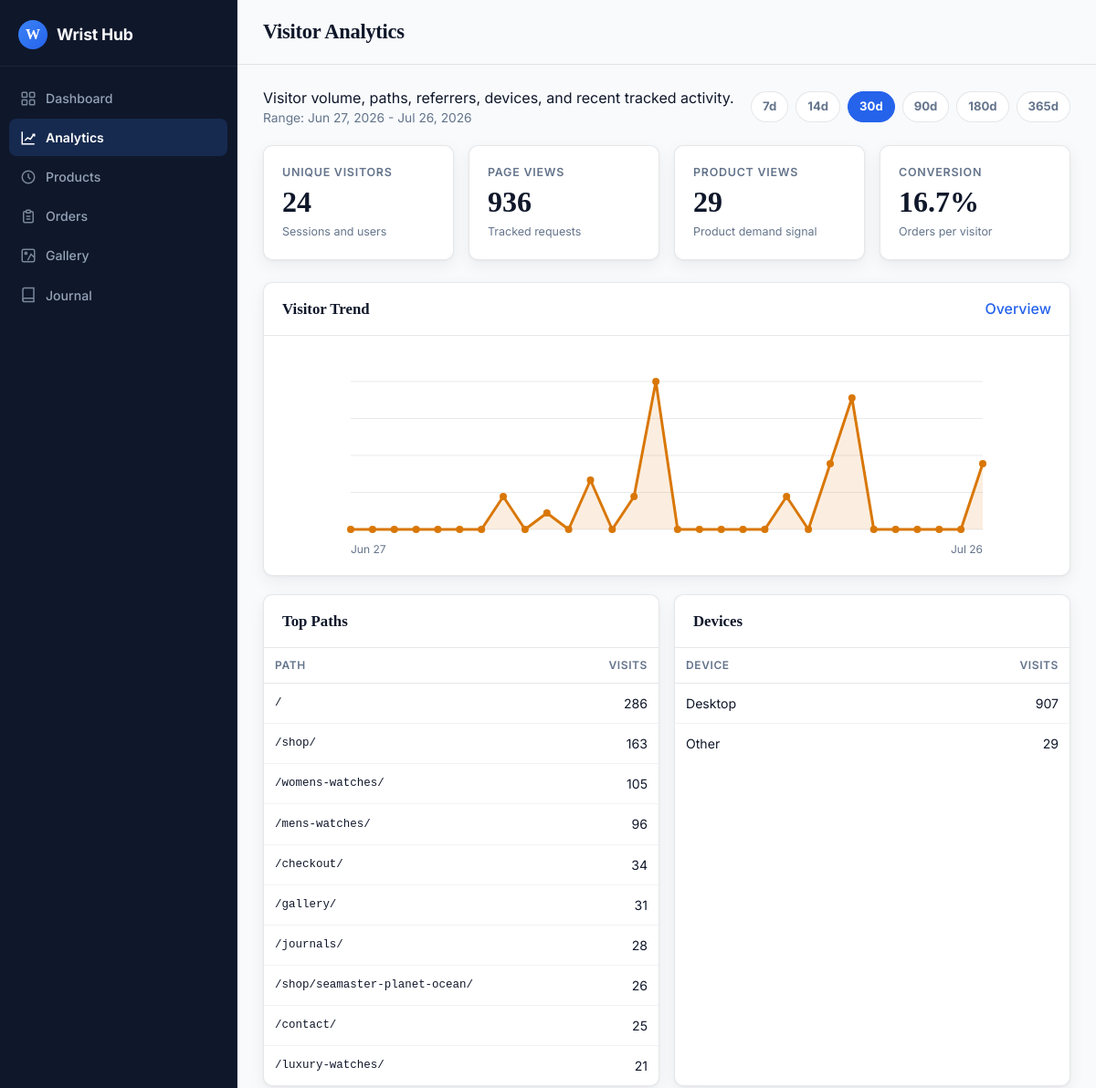
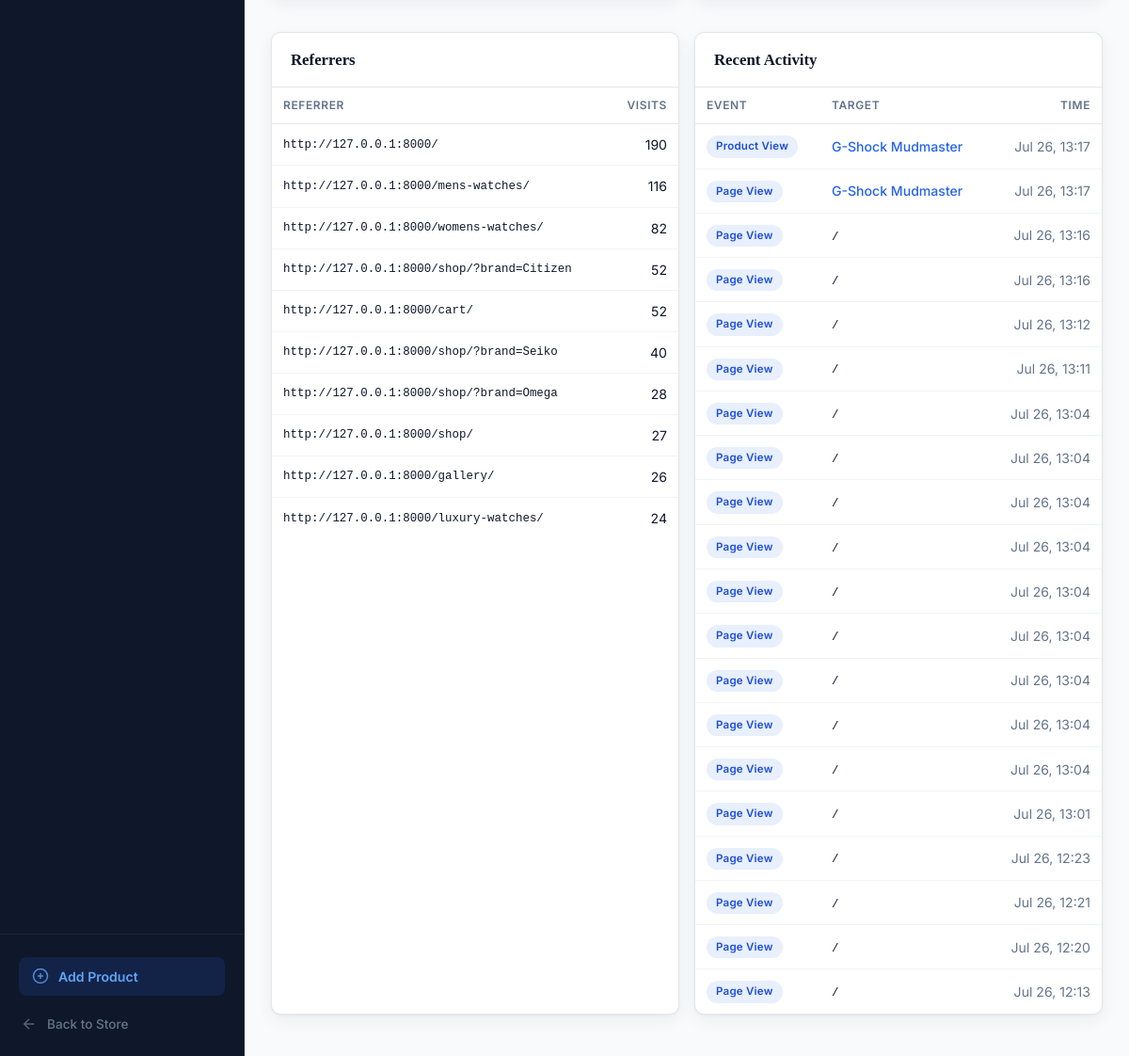
Screenshot of /panel/analytics/visitors/ with the database file from the repository (2 pictures, top to bottom).
### wshop/models.py (models this page shows, shortened)
class AnalyticsEvent(models.Model):
    EVENT_CHOICES = [
        ("page_view", "Page View"),
        ("product_view", "Product View"),
        ("cart_add", "Cart Add"),
        ("checkout_start", "Checkout Start"),
        ("order_placed", "Order Placed"),
    ]
    event_type = models.CharField(max_length=30, choices=EVENT_CHOICES, db_index=True)
    session_key = models.CharField(max_length=64, blank=True, db_index=True)
    user = models.ForeignKey(
        settings.AUTH_USER_MODEL,
        on_delete=models.SET_NULL,
        related_name="analytics_events",
        blank=True,
        null=True,
    )
    watch = models.ForeignKey(
        Watch,
        on_delete=models.SET_NULL,
        related_name="analytics_events",
        blank=True,
        null=True,
    )
    path = models.CharField(max_length=255, blank=True)
    referrer = models.CharField(max_length=512, blank=True)
    user_agent = models.CharField(max_length=255, blank=True)
    ip_address = models.GenericIPAddressField(blank=True, null=True)
    created_at = models.DateTimeField(auto_now_add=True, db_index=True)
    class Meta:
        ordering = ["-created_at"]
        indexes = [
            models.Index(fields=["event_type", "-created_at"]),
            models.Index(fields=["watch", "-created_at"]),
            models.Index(fields=["session_key", "-created_at"]),
        ]

class Watch(models.Model):
    MODEL_CHOICES = [
        ("classic", "Classic"),
        ("sport", "Sport"),
        ("luxury", "Luxury"),
        ("dress", "Dress"),
        ("diver", "Diver"),
        ("chronograph", "Chronograph"),
        ("vandross", "Vandross"),
    ]
    GENDER_CHOICES = [
        ("men", "Men"),
        ("women", "Women"),
        ("unisex", "Unisex"),
    ]
    MOVEMENT_CHOICES = [
        ("automatic", "Automatic"),
        ("quartz", "Quartz"),
        ("mechanical", "Mechanical"),
        ("solar", "Solar"),
        ("smart", "Smart"),
    ]
    STRAP_CHOICES = [
        ("leather", "Leather"),
        ("metal", "Metal"),
        ("rubber", "Rubber"),
        ("fabric", "Fabric"),
        ("ceramic", "Ceramic"),
    ]
    STRAP_COLOR_CHOICES = [
        ("silver", "Silver"),
        ("gold", "Gold"),
        ("rose_gold", "Rose Gold"),
        ("black", "Black"),
        ("brown", "Brown"),
        ("blue", "Blue"),
        ("white", "White"),
    ]
    name = models.CharField(max_length=160)
    slug = models.SlugField(max_length=180, unique=True)
    brand = models.ForeignKey(Brand, on_delete=models.PROTECT, related_name="watches")
    category = models.ForeignKey(
        Category,
        on_delete=models.PROTECT,
        related_name="watches",
    )
    model = models.CharField(max_length=30, choices=MODEL_CHOICES, default="classic")
    gender = models.CharField(max_length=10, choices=GENDER_CHOICES, default="unisex")
    movement = models.CharField(max_length=20, choices=MOVEMENT_CHOICES)
    strap_material = models.CharField(max_length=20, choices=STRAP_CHOICES)
    strap_color = models.CharField(
        max_length=20,
        choices=STRAP_COLOR_CHOICES,
        default="silver",
    )
    case_size_mm = models.PositiveSmallIntegerField()
    water_resistance_m = models.PositiveSmallIntegerField(default=0)
    price = models.DecimalField(
        max_digits=10,
        decimal_places=2,
        validators=[MinValueValidator(0)],
    )
    discount_price = models.DecimalField(
        max_digits=10,
        decimal_places=2,
        validators=[MinValueValidator(0)],
        blank=True,
        null=True,
    )
    sku = models.CharField(max_length=60, unique=True)
    featured = models.BooleanField(default=False)
    is_active = models.BooleanField(default=True)
    created_at = models.DateTimeField(auto_now_add=True)
    updated_at = models.DateTimeField(auto_now=True)
    class Meta:
        ordering = ["-created_at"]

### wshop/views_admin.py (the view)
# urls.py: path("panel/analytics/visitors/", views_admin.admin_analytics_visitors, name="panel-analytics-visitors"),
def admin_analytics_visitors(request):
    base = get_analytics_base_context(request)
    events = base["events"]
    visitor_series = []
    visitors_by_day = defaultdict(set)
    for event in events:
        visitors_by_day[event.created_at.date()].add(visitor_key(event))
    for day in daterange(base["start"], base["end"]):
        visitor_series.append({"label": day.strftime("%b %d"), "value": len(visitors_by_day.get(day, set()))})
    top_paths = (
        events.exclude(path="")
        .values("path")
        .annotate(visits=Count("id"))
        .order_by("-visits")[:10]
    )
    referrers = (
        events.exclude(referrer="")
        .values("referrer")
        .annotate(visits=Count("id"))
        .order_by("-visits")[:10]
    )
    device_counts = defaultdict(int)
    for event in events:
        device_counts[device_from_user_agent(event.user_agent)] += 1
    device_rows = sorted(
        [{"device": device, "visits": visits} for device, visits in device_counts.items()],
        key=lambda row: row["visits"],
        reverse=True,
    )
    recent_events = events.select_related("watch", "user").order_by("-created_at")[:20]
    context = {
        **base,
        "dashboard_title": "Visitor Analytics",
        "analytics_active": True,
        "visitor_chart": build_line_chart(visitor_series, "#d97706"),
        "top_paths": top_paths,
        "referrers": referrers,
        "device_rows": device_rows,
        "recent_events": recent_events,
    }
    return render(request, "panel/analytics_visitors.html", context)

### wshop/templates/panel/analytics_visitors.html (shortened to what this page needs)
{% extends "panel/base.html" %}
{% load admin_extras %}
{% block content %}
<div class="analytics-toolbar">
    <div>
        <p class="page-subtitle">Visitor volume, paths, referrers, devices, and recent tracked activity.</p>
        <p class="text-muted" style="font-size:0.86rem;">Range: {{ start|date:"M d, Y" }} - {{ end|date:"M d, Y" }}</p>
    </div>
    <form class="range-form">
        {% for option in range_options %}
            <a class="range-button{% if days == option %} is-active{% endif %}" href="?days={{ option }}">{{ option }}d</a>
        {% endfor %}
    </form>
</div>
<div class="stats-grid">
    <div class="stat-card">
        <span class="stat-label">Unique Visitors</span>
        <span class="stat-value">{{ visitors|intcomma }}</span>
        <span class="stat-change">Sessions and users</span>
    </div>
    <div class="stat-card">
        <span class="stat-label">Page Views</span>
        <span class="stat-value">{{ events.count|intcomma }}</span>
        <span class="stat-change">Tracked requests</span>
    </div>
    <div class="stat-card">
        <span class="stat-label">Product Views</span>
        <span class="stat-value">{{ product_events.count|intcomma }}</span>
        <span class="stat-change">Product demand signal</span>
    </div>
    <div class="stat-card">
        <span class="stat-label">Conversion</span>
        <span class="stat-value">{{ conversion_rate|floatformat:1 }}%</span>
        <span class="stat-change">Orders per visitor</span>
    </div>
</div>
<div class="card" style="margin-top:16px;">
    <div class="card-header">
        <span class="card-title">Visitor Trend</span>
        <a href="{% url 'panel-analytics' %}?days={{ days }}" class="link">Overview</a>
    </div>
    <div class="card-body">{{ visitor_chart|safe }}</div>
</div>
<div class="chart-grid">
    <div class="card">
        <div class="card-header">
            <span class="card-title">Top Paths</span>
        </div>
        <div class="table-wrap">
            <table>
                <thead>
                    <tr><th>Path</th><th class="text-right">Visits</th></tr>
                </thead>
                <tbody>
                    {% for row in top_paths %}
                        <tr>
                            <td class="font-mono">{{ row.path }}</td>
                            <td class="text-right">{{ row.visits|intcomma }}</td>
                        </tr>
                    {% empty %}
                        <tr><td colspan="2"><div class="empty-state">No path data yet.</div></td></tr>
                    {% endfor %}
                </tbody>
            </table>
        </div>
    </div>
    <div class="card">
        <div class="card-header">
            <span class="card-title">Devices</span>
        </div>
        <div class="table-wrap">
            <table>
                <thead>
                    <tr><th>Device</th><th class="text-right">Visits</th></tr>
                </thead>
                <tbody>
                    {% for row in device_rows %}
                        <tr>
                            <td>{{ row.device }}</td>
                            <td class="text-right">{{ row.visits|intcomma }}</td>
                        </tr>
                    {% empty %}
                        <tr><td colspan="2"><div class="empty-state">No device data yet.</div></td></tr>
                    {% endfor %}
                </tbody>
            </table>
        </div>
    </div>
</div>
<div class="split-grid">
    <div class="card">
        <div class="card-header">
            <span class="card-title">Referrers</span>
        </div>
        <div class="table-wrap">
            <table>
                <thead>
                    <tr><th>Referrer</th><th class="text-right">Visits</th></tr>
                </thead>
                <tbody>
                    {% for row in referrers %}
                        <tr>
                            <td class="font-mono">{{ row.referrer }}</td>
                            <td class="text-right">{{ row.visits|intcomma }}</td>
                        </tr>
                    {% empty %}
                        <tr><td colspan="2"><div class="empty-state">No referrer data yet.</div></td></tr>
                    {% endfor %}
                </tbody>
            </table>
        </div>
    </div>
    <div class="card">
        <div class="card-header">
            <span class="card-title">Recent Activity</span>
        </div>
        <div class="table-wrap">
            <table>
                <thead>
                    <tr><th>Event</th><th>Target</th><th class="text-right">Time</th></tr>
                </thead>
                <tbody>
                    {% for event in recent_events %}
                        <tr>
                            <td>
                                <span class="badge badge-info">{{ event.get_event_type_display }}</span>
                            </td>
                            <td>
                                {% if event.watch %}
                                    <a href="{% url 'panel-product-detail' slug=event.watch.slug %}" class="link">{{ event.watch.name }}</a>
                                {% elif event.path %}
                                    <span class="font-mono">{{ event.path }}</span>
                                {% else %}
                                    <span class="text-muted">Unknown</span>
                                {% endif %}
                            </td>
                            <td class="text-right text-muted">{{ event.created_at|date:"M d, H:i" }}</td>
                        </tr>
                    {% empty %}
                        <tr><td colspan="3"><div class="empty-state">No activity yet.</div></td></tr>
                    {% endfor %}
                </tbody>
            </table>
        </div>
    </div>
</div>
{% endblock %}

### rows the page displays
AnalyticsEvent: referrer "http://127.0.0.1:8000/mens-watches/", visits "116"
AnalyticsEvent: event_type "Product View", watch.name "G-Shock Mudmaster", created_at "Jul 26, 13:17"
AnalyticsEvent: event_type "Page View", watch.name "G-Shock Mudmaster", created_at "Jul 26, 13:17"
AnalyticsEvent: event_type "Page View", path "/", created_at "Jul 26, 13:16"
AnalyticsEvent: event_type "Page View", path "/", created_at "Jul 26, 13:16"
AnalyticsEvent: event_type "Page View", path "/", created_at "Jul 26, 13:12"
AnalyticsEvent: event_type "Page View", path "/", created_at "Jul 26, 13:11"
AnalyticsEvent: event_type "Page View", path "/", created_at "Jul 26, 13:04"
AnalyticsEvent: event_type "Page View", path "/", created_at "Jul 26, 13:04"
AnalyticsEvent: event_type "Page View", path "/", created_at "Jul 26, 13:04"
AnalyticsEvent: event_type "Page View", path "/", created_at "Jul 26, 13:04"
AnalyticsEvent: event_type "Page View", path "/", created_at "Jul 26, 13:04"
AnalyticsEvent: event_type "Page View", path "/", created_at "Jul 26, 13:04"
AnalyticsEvent: event_type "Page View", path "/", created_at "Jul 26, 13:04"
AnalyticsEvent: event_type "Page View", path "/", created_at "Jul 26, 13:04"
AnalyticsEvent: event_type "Page View", path "/", created_at "Jul 26, 13:04"
AnalyticsEvent: event_type "Page View", path "/", created_at "Jul 26, 13:01"
AnalyticsEvent: event_type "Page View", path "/", created_at "Jul 26, 12:23"
AnalyticsEvent: event_type "Page View", path "/", created_at "Jul 26, 12:21"
AnalyticsEvent: event_type "Page View", path "/", created_at "Jul 26, 12:20"
AnalyticsEvent: event_type "Page View", path "/", created_at "Jul 26, 12:13"

### other values shown
{{ dashboard_title }} "Visitor Analytics"
{{ start|date:"M d, Y" }} "Jun 27, 2026"
{{ end|date:"M d, Y" }} "Jul 26, 2026"
{{ option }} "7" "14" "30" "90" "180" "365"
{{ visitors|intcomma }} "24"
{{ events.count|intcomma }} "936"
{{ product_events.count|intcomma }} "29"
{{ conversion_rate|floatformat:1 }} "16.7"
{{ visitor_chart|safe }} "Jun 27 Jul 26"
{{ row.path }} "/" "/shop/" "/womens-watches/" "/mens-watches/" "/checkout/" "/gallery/" "/journals/" "/shop/seamaster-planet-ocean/" "/contact/" "/luxury-watches/"
{{ row.visits|intcomma }} "286" "163" "105" "96" "34" "31" "28" "26" "25" "21"
{{ row.device }} "Desktop" "Other"
{{ row.visits|intcomma }} "907" "29"
{{ row.referrer }} "http://127.0.0.1:8000/" "http://127.0.0.1:8000/womens-watches/" "http://127.0.0.1:8000/shop/?brand=Citizen" "http://127.0.0.1:8000/cart/" "http://127.0.0.1:8000/shop/?brand=Seiko" "http://127.0.0.1:8000/shop/?brand=Omega" "http://127.0.0.1:8000/shop/" "http://127.0.0.1:8000/gallery/" "http://127.0.0.1:8000/luxury-watches/"
{{ row.visits|intcomma }} "190" "82" "52" "52" "40" "28" "27" "26" "24"
